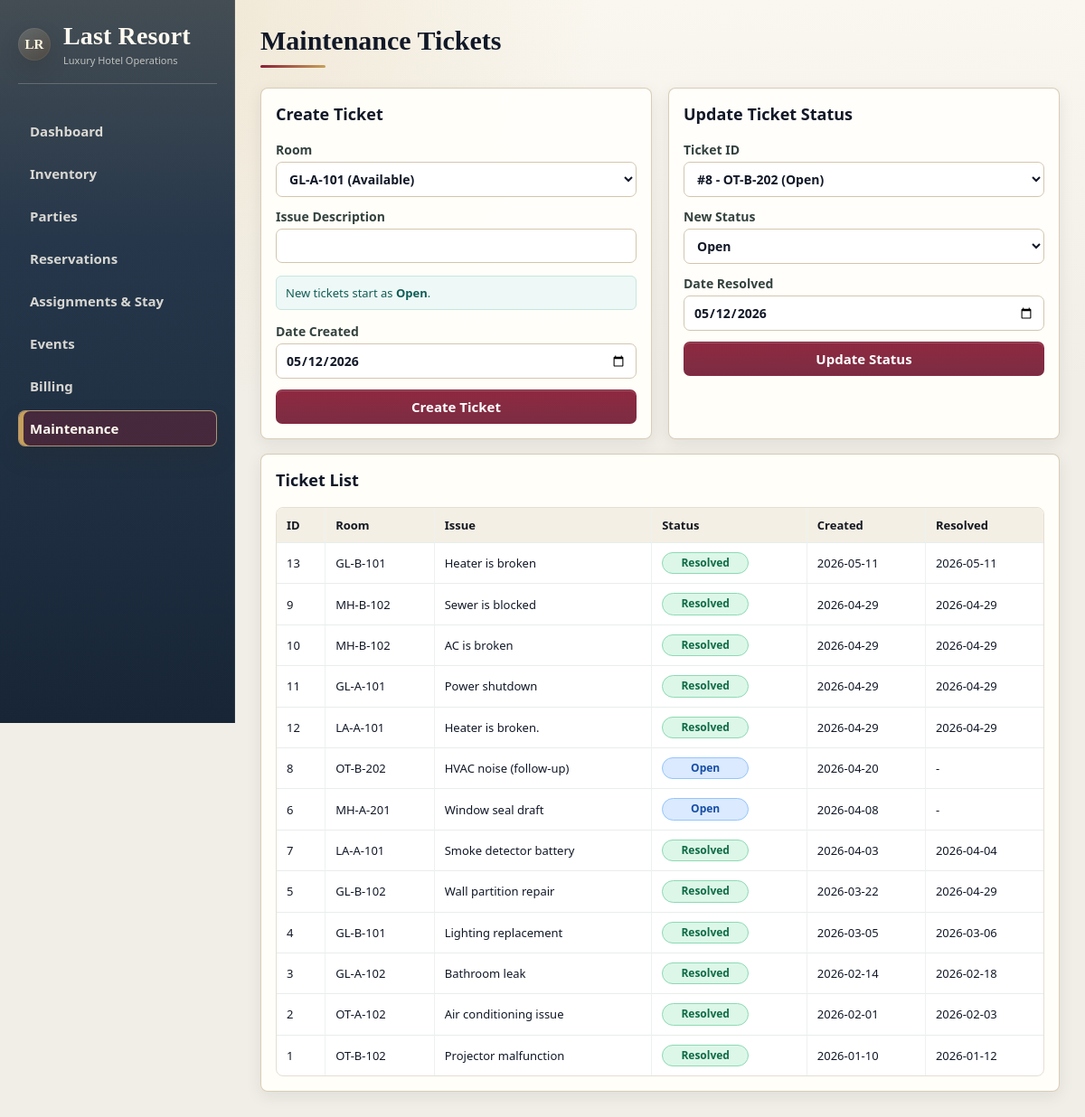
The app's page /maintenance with its own data.
### tables this page shows
CREATE TABLE "maintenance_ticket" (
    ticketId         INTEGER PRIMARY KEY,
    roomId           TEXT NOT NULL,
    issueDescription TEXT NOT NULL,
    status           TEXT NOT NULL,
    dateCreated      TEXT NOT NULL,
    dateResolved     TEXT,
    FOREIGN KEY (roomId) REFERENCES room(roomId),
    CHECK (dateResolved IS NULL OR julianday(dateResolved) >= julianday(dateCreated))
);

### app.py (the view, shortened to what this page needs)
    @app.route("/maintenance", methods=["GET", "POST"])
    def maintenance():
        db = get_db()
        sync_maintenance_room_status(db)
        db.commit()
        tickets = db.execute(
            """
            SELECT mt.ticketId, mt.roomId, mt.roomId AS roomLabel,
                   mt.issueDescription, mt.status, mt.dateCreated, mt.dateResolved
            FROM maintenance_ticket mt
            ORDER BY mt.dateCreated DESC
            """
        ).fetchall()
        unresolved_tickets = db.execute(
            """
            SELECT mt.ticketId, mt.roomId, mt.roomId AS roomLabel,
                   mt.issueDescription, mt.status, mt.dateCreated, mt.dateResolved
            FROM maintenance_ticket mt
            WHERE LOWER(mt.status) <> 'resolved'
            ORDER BY mt.dateCreated DESC
            """
        ).fetchall()
        rooms = db.execute(
            "SELECT roomId, roomId AS roomLabel, currentStatus FROM room ORDER BY roomId"
        ).fetchall()
        return render_template(
            "maintenance.html",
            tickets=tickets,
            unresolved_tickets=unresolved_tickets,
            rooms=rooms,
            today=datetime.now().strftime("%Y-%m-%d"),
        )

### app.py (called while the page is built)
def get_db() -> sqlite3.Connection:
    if "db" not in g:
        conn = sqlite3.connect(DB_PATH)
        conn.row_factory = sqlite3.Row
        conn.execute("PRAGMA foreign_keys = ON;")
        g.db = conn
    return g.db

def sync_maintenance_room_status(db: sqlite3.Connection, room_id: str | None = None) -> None:
    if room_id:
        db.execute(
            """
            UPDATE room
            SET currentStatus = 'Maintenance'
            WHERE roomId = ?
              AND EXISTS (
                  SELECT 1
                  FROM maintenance_ticket mt
                  WHERE mt.roomId = room.roomId
                    AND LOWER(mt.status) <> 'resolved'
              )
            """,
            (room_id,),
        )
    else:
        db.execute(
            """
            UPDATE room
            SET currentStatus = 'Maintenance'
            WHERE EXISTS (
                SELECT 1
                FROM maintenance_ticket mt
                WHERE mt.roomId = room.roomId
                  AND LOWER(mt.status) <> 'resolved'
            )
            """
        )

### templates/maintenance.html (shortened to what this page needs)
{% extends "base.html" %}
{% block content %}
<h2>Maintenance Tickets</h2>
<div class="split">
    <section class="card">
        <h3>Create Ticket</h3>
        <form method="post" class="grid-form">
            <label>Room
                <select name="roomId" required>
                    {% for r in rooms %}
                        <option value="{{ r.roomId }}">{{ r.roomLabel }} ({{ r.currentStatus }})</option>
                    {% endfor %}
                </select>
            </label>
            <label>Issue Description <input name="issueDescription" required></label>
            <p class="maintenance-default-status">New tickets start as <strong>Open</strong>.</p>
            <label>Date Created <input type="date" name="dateCreated" value="{{ today }}" required></label>
            <button class="btn" type="submit">Create Ticket</button>
        </form>
    </section>
    <section class="card">
        <h3>Update Ticket Status</h3>
        <form method="post" class="grid-form">
            <label>Ticket ID
                <select name="ticketId" required>
                    {% for t in unresolved_tickets %}
                        <option value="{{ t.ticketId }}">#{{ t.ticketId }} - {{ t.roomLabel }} ({{ t.status }})</option>
                    {% endfor %}
                </select>
            </label>
            <label>New Status
                <select name="status" required>
                    <option>Open</option>
                </select>
            </label>
            <label>Date Resolved <input type="date" name="dateResolved" value="{{ today }}"></label>
            <button class="btn" type="submit">Update Status</button>
        </form>
    </section>
</div>
<section class="card">
    <h3>Ticket List</h3>
    <table>
        <thead><tr><th>ID</th><th>Room</th><th>Issue</th><th>Status</th><th>Created</th><th>Resolved</th></tr></thead>
        <tbody>
        {% for t in tickets %}
            <tr>
                <td>{{ t.ticketId }}</td><td>{{ t.roomLabel }}</td>
                <td>{{ t.issueDescription }}</td>
                <td><span class="maintenance-status maintenance-status--{{ t.status|lower|replace(' ', '-') }}">{{ t.status }}</span></td>
                <td>{{ t.dateCreated }}</td><td>{{ t.dateResolved or "-" }}</td>
            </tr>
        {% endfor %}
        </tbody>
    </table>
</section>
{% endblock %}

### records on screen
maintenance_ticket: ticketId "13", roomLabel "GL-B-101", issueDescription "Heater is broken", status "Resolved", dateCreated "2026-05-11", dateResolved "2026-05-11"
maintenance_ticket: ticketId "9", roomLabel "MH-B-102", issueDescription "Sewer is blocked", status "Resolved", dateCreated "2026-04-29", dateResolved "2026-04-29"
maintenance_ticket: ticketId "10", roomLabel "MH-B-102", issueDescription "AC is broken", status "Resolved", dateCreated "2026-04-29", dateResolved "2026-04-29"
maintenance_ticket: ticketId "11", roomLabel "GL-A-101", issueDescription "Power shutdown", status "Resolved", dateCreated "2026-04-29", dateResolved "2026-04-29"
maintenance_ticket: ticketId "12", roomLabel "LA-A-101", issueDescription "Heater is broken.", status "Resolved", dateCreated "2026-04-29", dateResolved "2026-04-29"
maintenance_ticket: ticketId "8", roomLabel "OT-B-202", issueDescription "HVAC noise (follow-up)", status "Open", dateCreated "2026-04-20", dateResolved "-"
maintenance_ticket: ticketId "6", roomLabel "MH-A-201", issueDescription "Window seal draft", status "Open", dateCreated "2026-04-08", dateResolved "-"
maintenance_ticket: ticketId "7", roomLabel "LA-A-101", issueDescription "Smoke detector battery", status "Resolved", dateCreated "2026-04-03", dateResolved "2026-04-04"
maintenance_ticket: ticketId "5", roomLabel "GL-B-102", issueDescription "Wall partition repair", status "Resolved", dateCreated "2026-03-22", dateResolved "2026-04-29"
maintenance_ticket: ticketId "4", roomLabel "GL-B-101", issueDescription "Lighting replacement", status "Resolved", dateCreated "2026-03-05", dateResolved "2026-03-06"
maintenance_ticket: ticketId "3", roomLabel "GL-A-102", issueDescription "Bathroom leak", status "Resolved", dateCreated "2026-02-14", dateResolved "2026-02-18"
maintenance_ticket: ticketId "2", roomLabel "OT-A-102", issueDescription "Air conditioning issue", status "Resolved", dateCreated "2026-02-01", dateResolved "2026-02-03"
maintenance_ticket: ticketId "1", roomLabel "OT-B-102", issueDescription "Projector malfunction", status "Resolved", dateCreated "2026-01-10", dateResolved "2026-01-12"

### other values on screen
form field roomId "GL-A-101 (Available)"
